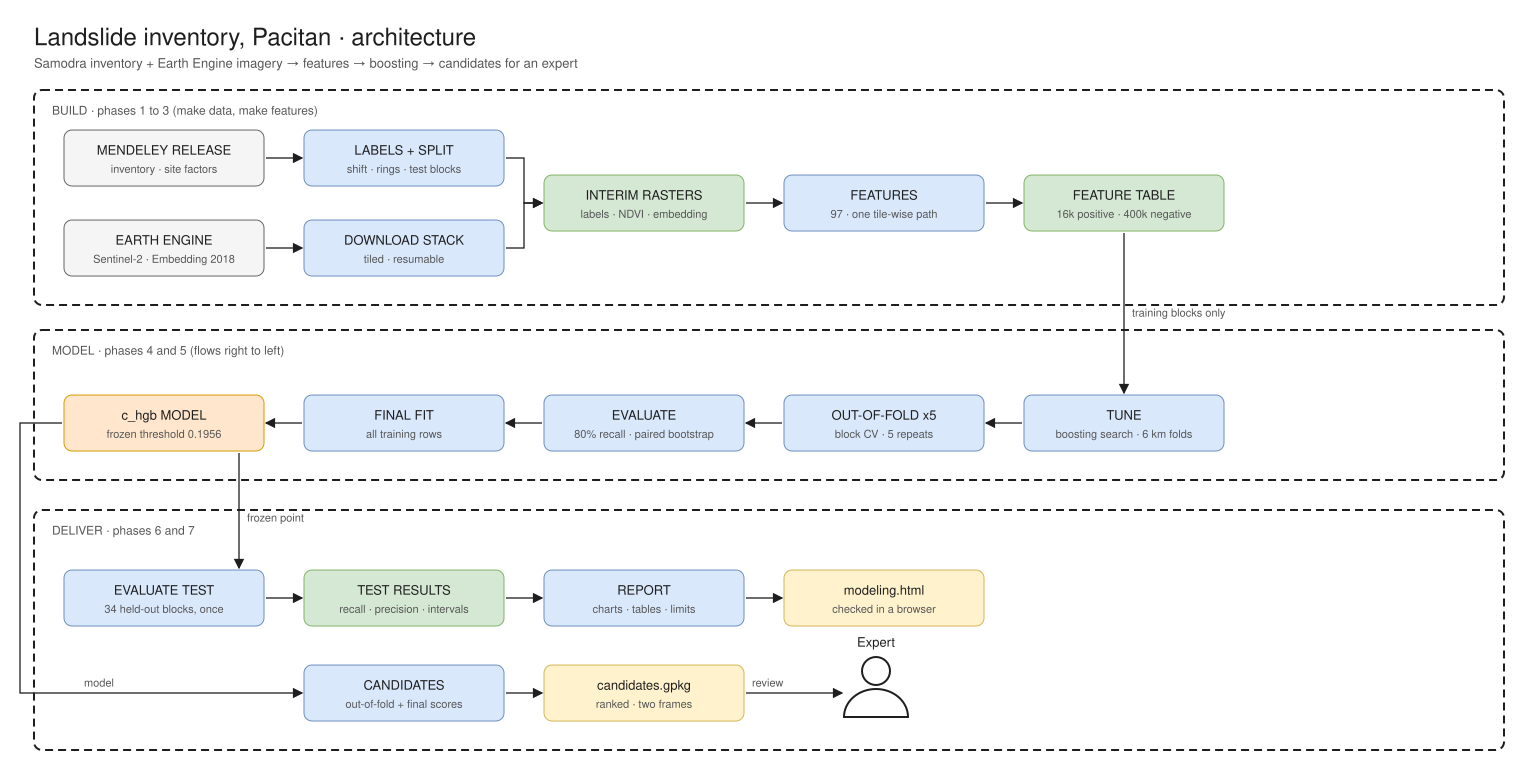

This chart was generated by the following Python code:
"""Source of docs/architecture.excalidraw and docs/architecture.svg. Edit the layout here, then run:

    python3 docs/architecture.py

Uses the architecture-diagram skill (excalidraw_lib, render_svg).
"""
import os
import subprocess
import sys

HERE = os.path.dirname(os.path.abspath(__file__))
SKILL = os.path.join(HERE, '..', '..', '..', '.claude', 'skills', 'architecture-diagram', 'scripts')
sys.path.insert(0, SKILL)
from excalidraw_lib import Diagram  # noqa: E402

d = Diagram(seed=7)
d.title('Landslide inventory, Pacitan · architecture', 'Samodra inventory + Earth Engine imagery → features → boosting → candidates for an expert')
d.lane(20, 0, 1470, 215, 'BUILD · phases 1 to 3 (make data, make features)')
d.lane(20, 240, 1470, 150, 'MODEL · phases 4 and 5 (flows right to left)')
d.lane(20, 420, 1470, 240, 'DELIVER · phases 6 and 7')

# BUILD
d.box(50, 40, 200, 56, 'service', 'MENDELEY RELEASE', 'inventory · site factors')
d.box(50, 130, 200, 56, 'service', 'EARTH ENGINE', 'Sentinel-2 · Embedding 2018')
d.box(290, 40, 200, 56, 'code', 'LABELS + SPLIT', 'shift · rings · test blocks')
d.box(290, 130, 200, 56, 'code', 'DOWNLOAD STACK', 'tiled · resumable')
d.box(530, 85, 200, 56, 'store', 'INTERIM RASTERS', 'labels · NDVI · embedding')
d.box(770, 85, 200, 56, 'code', 'FEATURES', '97 · one tile-wise path')
d.box(1010, 85, 200, 56, 'store', 'FEATURE TABLE', '16k positive · 400k negative')
d.arrow([(252, 68), (288, 68)])
d.arrow([(252, 158), (288, 158)])
d.arrow([(492, 68), (510, 68), (510, 113), (528, 113)])
d.arrow([(492, 158), (510, 158), (510, 113), (528, 113)])
d.arrow([(732, 113), (768, 113)])
d.arrow([(972, 113), (1008, 113)])

# MODEL (right to left)
d.box(1010, 305, 200, 56, 'code', 'TUNE', 'boosting search · 6 km folds')
d.box(770, 305, 200, 56, 'code', 'OUT-OF-FOLD x5', 'block CV · 5 repeats')
d.box(530, 305, 200, 56, 'code', 'EVALUATE', '80% recall · paired bootstrap')
d.box(290, 305, 200, 56, 'code', 'FINAL FIT', 'all training rows')
d.box(50, 305, 200, 56, 'ai', 'c_hgb MODEL', 'frozen threshold 0.1956')
d.arrow([(1110, 143), (1110, 303)], 'training blocks only', at=(1118, 215))
d.arrow([(1008, 333), (972, 333)])
d.arrow([(768, 333), (732, 333)])
d.arrow([(528, 333), (492, 333)])
d.arrow([(288, 333), (252, 333)])

# DELIVER
d.box(50, 480, 200, 56, 'code', 'EVALUATE TEST', '34 held-out blocks, once')
d.box(290, 480, 200, 56, 'store', 'TEST RESULTS', 'recall · precision · intervals')
d.box(530, 480, 200, 56, 'code', 'REPORT', 'charts · tables · limits')
d.box(770, 480, 200, 56, 'output', 'modeling.html', 'checked in a browser')
d.box(290, 575, 200, 56, 'code', 'CANDIDATES', 'out-of-fold + final scores')
d.box(530, 575, 200, 56, 'output', 'candidates.gpkg', 'ranked · two frames')
d.person(830, 567, 'Expert')
d.arrow([(225, 363), (225, 478)], 'frozen point', at=(233, 420))
d.arrow([(252, 508), (288, 508)])
d.arrow([(492, 508), (528, 508)])
d.arrow([(732, 508), (768, 508)])
d.arrow([(48, 333), (6, 333), (6, 603), (288, 603)], 'model', at=(70, 585))
d.arrow([(492, 603), (528, 603)])
d.arrow([(732, 603), (828, 603)], 'review', at=(738, 585))

scene = os.path.join(HERE, 'architecture.excalidraw')
d.save(scene)
sys.exit(subprocess.run([sys.executable, os.path.join(SKILL, 'render_svg.py'), scene,
                         os.path.join(HERE, 'architecture.svg')] + sys.argv[1:]).returncode)
